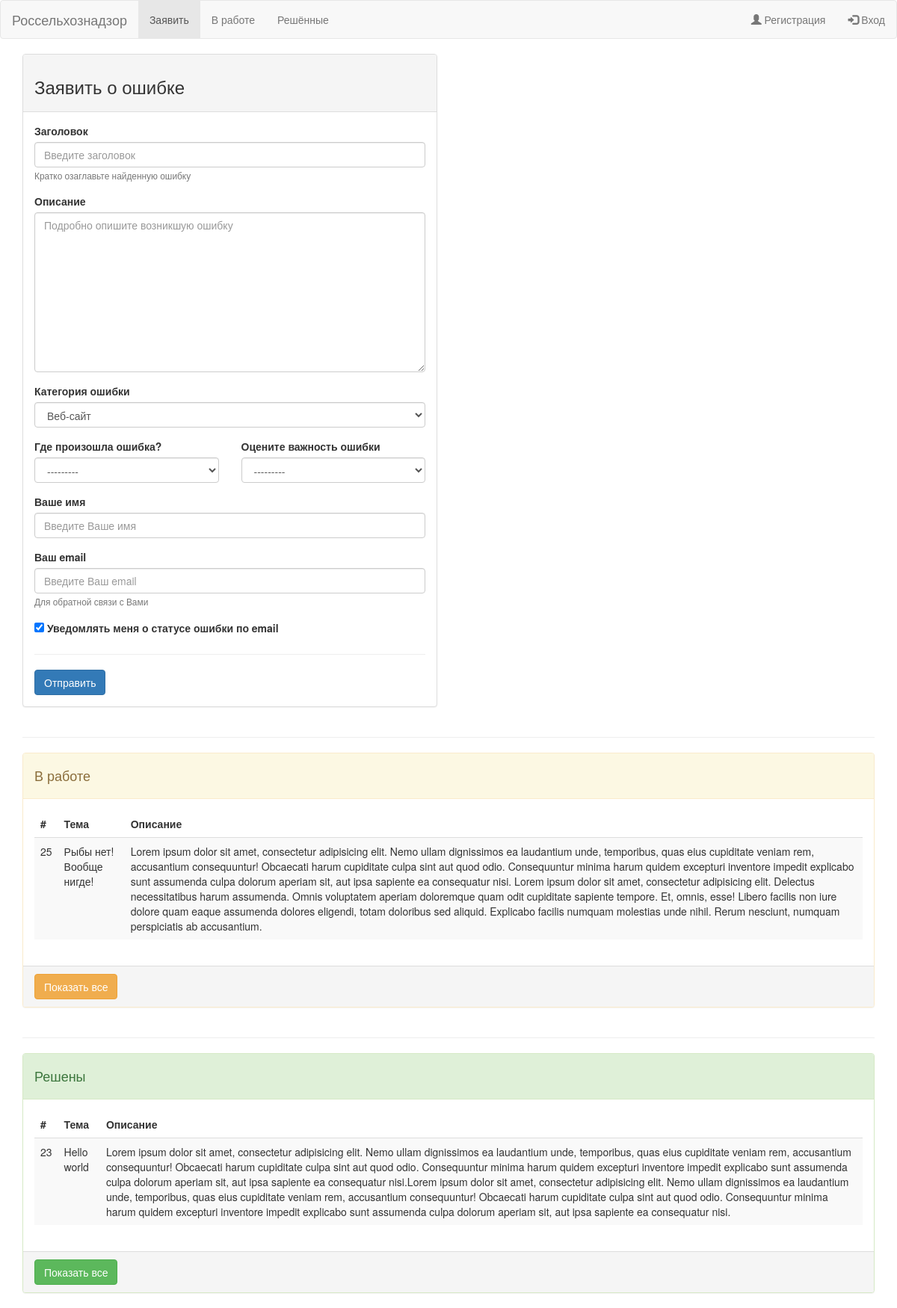
The app's page /bugs/ with its own data.
### bugtracker_app/models.py (models this page shows, shortened)
class Issue(models.Model):
    subject = models.CharField(max_length=50)
    description = models.TextField()
    notify_by_email = models.BooleanField(default=True)
    created_date = models.DateTimeField(auto_now_add=True)
    updated_date = models.DateTimeField(auto_now_add=True)
    author_name = models.CharField(max_length=30, null=True, blank=True)
    author_email = models.EmailField(null=True, blank=True)
    author = models.ForeignKey(
        User,
        on_delete=models.PROTECT,
        null=True)
    status = models.ForeignKey(
        IssueStatus,
        on_delete=models.PROTECT,
        default=IssueStatus.get_default()[0])
    importance = models.ForeignKey(
        IssueImportance,
        on_delete=models.PROTECT)
    area = models.ForeignKey(
        IssueArea,
        on_delete=models.PROTECT)
    category = models.ForeignKey(
        IssueCategory,
        on_delete=models.PROTECT,
        default=0)
    version = models.ForeignKey(
        IssueVersion,
        on_delete=models.PROTECT,
        null=True, blank=True)
    def get_absolute_url(self):
        return reverse('bugtracker:issue_detail', args=(self.id,))

### bugtracker_app/views.py (the view, shortened to what this page needs)
# urls.py: path('', Index.as_view(), name='index'),
class Index(TemplateView):
    template_name = APP_NAME+'/index.html'
    def get_context_data(self, **kwargs):
        ctx = super().get_context_data(**kwargs)
        ctx['form'] = IssueForm()
        ctx['page_report'] = 'active' #for bs 3 navbar
        ctx['in_progress'] = Issue.objects.filter(status__name='в работе')
        ctx['solved'] = Issue.objects.filter(status__name='решена')
        return ctx

### bugtracker_app/models.py
class IssueForm(ModelForm):
    class Meta:
        model = Issue
        fields = ['subject', 'description', 'author_name', 'category',
         'author_email', 'notify_by_email', 'importance', 'area']

### bugtracker_app/models.py (called while the page is built)
    def __str__(self):
        return self.name

    def __str__(self):
        return self.name

    def __str__(self):
        return '%d - %s' % (self.priority, self.name)

### bugtracker_app/myfilters.py (called while the page is built)
@register.filter(name='addclass')
def addclass(value, arg):
    return value.as_widget(attrs={'class': arg})

@register.filter(name='addattrs')
def addattrs(value, args):
    if args is None:
        return value.as_widget()
    arg_list = [arg.strip() for arg in args.split(',')]
    attrs = {arg.split('=')[0]:arg.split('=')[1] for arg in arg_list}
    return value.as_widget(attrs=attrs)

### templates/bugtracker_app/index.html (shortened to what this page needs)
{% extends "bugtracker_app/base.html" %}
{% block content %}
<div class="container">
  <div class="row">
    <div class="col-md-6">
      {% include 'bugtracker_app/index/form_report_bug.html'%}
    </div>
  </div>
  <hr>
  <div class="row">
    <div class="col-sm-12">
      {% include 'bugtracker_app/index/in_progress_issues.html'%}
    </div>
  </div>
  <hr>
  <div class="row">
    <div class="col-sm-12">
      {% include 'bugtracker_app/index/solved_issues.html'%}
    </div>
  </div>
</div>
{% endblock %}

### templates/bugtracker_app/index/in_progress_issues.html
<div class="panel panel-warning">
  <div class="panel-heading">
    <h4>В работе</h4>
  </div>
  <div class="panel-body">
    <table class="table table-striped table-hover">
      <thead style="font-weight: bold">
        <tr>
          <td>#</td>
          <td>Тема</td>
          <td>Описание</td>
        </tr>
      </thead>
      <tbody>
        {%for issue in in_progress%}
        <tr onclick="window.location='{{issue.get_absolute_url}}';">
          <td>{{issue.id}}</td>
          <td>{{issue.subject}}</td>
          <td>{{issue.description}}</td>
        </tr>
        {% empty %}
        <tr>
          <td colspan="3">Нет заявок в работе</td>
        </tr>
        {%endfor%}
      </tbody>
    </table>
  </div>
  <div class="panel-footer">
    <a href="" class="btn btn-warning">Показать все</a>
  </div>
</div>

### templates/bugtracker_app/index/solved_issues.html
<div class="panel panel-success">
  <div class="panel-heading">
    <h4>Решены</h4>
  </div>
  <div class="panel-body">
    <table class="table table-striped table-hover">
      <thead style="font-weight: bold">
        <tr>
          <td>#</td>
          <td>Тема</td>
          <td>Описание</td>
        </tr>
      </thead>
      <tbody>
        {%for issue in solved%}
        <tr onclick="window.location='{{issue.get_absolute_url}}';">
          <td>{{issue.id}}</td>
          <td>{{issue.subject}}</td>
          <td>{{issue.description}}</td>
        </tr>
        {% empty %}
        <tr>
          <td colspan="3">Нет решённых заявок</td>
        </tr>
        {%endfor%}
      </tbody>
    </table>
  </div>
  <div class="panel-footer">
    <a href="" class="btn btn-success">Показать все</a>
  </div>
</div>

### records on screen
Issue: id "25", subject "Рыбы нет! Вообще нигде!", description "Lorem ipsum dolor sit amet, consectetur adipisicing elit. Nemo ullam dignissimos ea laudantium unde, temporibus, quas eius cupiditate veniam rem, accusantium consequuntur! Obcaecati harum cupiditate culpa sint aut quod odio. Consequuntur minima harum quidem excepturi inventore impedit explicabo sunt assumenda culpa dolorum aperiam sit, aut ipsa sapiente ea consequatur nisi. Lorem ipsum dolor sit amet, consectetur adipisicing elit. Delectus necessitatibus harum assumenda. Omnis voluptatem aperiam doloremque quam odit cupiditate sapiente tempore. Et, omnis, esse! Libero facilis non iure dolore quam eaque assumenda dolores eligendi, totam doloribus sed aliquid. Explicabo facilis numquam…"
Issue: id "23", subject "Hello world", description "Lorem ipsum dolor sit amet, consectetur adipisicing elit. Nemo ullam dignissimos ea laudantium unde, temporibus, quas eius cupiditate veniam rem, accusantium consequuntur! Obcaecati harum cupiditate culpa sint aut quod odio. Consequuntur minima harum quidem excepturi inventore impedit explicabo sunt assumenda culpa dolorum aperiam sit, aut ipsa sapiente ea consequatur nisi.Lorem ipsum dolor sit amet, consectetur adipisicing elit. Nemo ullam dignissimos ea laudantium unde, temporibus, quas eius cupiditate veniam rem, accusantium consequuntur! Obcaecati harum cupiditate culpa sint aut quod odio. Consequuntur minima harum quidem excepturi inventore impedit explicabo sunt assumenda culpa…"
